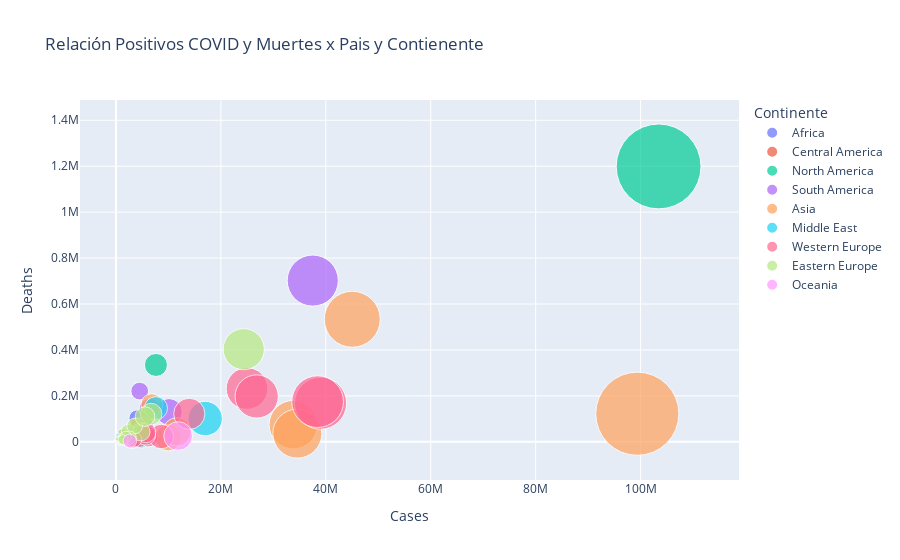

Here is the notebook cell this chart was saved with:
### Code cell
fig2=px.scatter(data,x="Cases",y="Deaths",size="Cases",color="Continente",size_max=60,hover_name="Pais",title="Relación Positivos COVID y Muertes x Pais y Contienente")
fig2.show()

### Figure 1 — Plotly figure (JSON) as saved in the notebook; plotly's stock layout.template omitted (floating-point values rounded to 4 significant figures)
{"data": [{"hovertemplate": "<b>%{hovertext}</b><br><br>Continente=Africa<br>Cases=%{marker.size}<br>Deaths=%{y}<extra></extra>", "hovertext": ["Algeria", "Angola", "Benin", "Botswana", "Burkina Faso", "Burundi", "Cabo Verde", "Cameroon", "Central African Republic", "Chad", "Comoros", "Djibouti", "Equatorial Guinea", "Eritrea", "Eswatini", "Ethiopia", "Gabon", "Gambia", "Ghana", "Guinea", "Guinea-Bissau", "Kenya", "Lesotho", "Liberia", "Libya", "Madagascar", "Malawi", "Mali", "Mauritania", "Mauritius", "Morocco", "Mozambique", "Namibia", "Niger", "Nigeria", "Rwanda", "Senegal", "Seychelles", "Sierra Leone", "Somalia", "South Africa", "South Sudan", "Sudan", "Tanzania", "Togo", "Tunisia", "Uganda", "Zambia", "Zimbabwe", "Réunion", "Mayotte"], "legendgroup": "Africa", "marker": {"color": "#636efa", "size": [272157, 107481, 28036, 330696, 22139, 54569, 64474, 125259, 15441, 7702, 9109, 15690, 17130, 10189, 75356, 501223, 49051, 12627, 172080, 38573, 9614, 344109, 36138, 8090, 507269, 68572, 89168, 33166, 63875, 328335, 1279115, 233843, 172549, 9518, 267189, 133266, 89301, 51891, 7981, 27334, 4072796, 18827, 63993, 43244, 39530, 1153361, 172159, 349871, 266387, 494595, 42027], "sizemode": "area", "sizeref": 28730.0, "symbol": "circle"}, "mode": "markers", "name": "Africa", "orientation": "v", "showlegend": true, "type": "scatter", "x": [272157, 107481, 28036, 330696, 22139, 54569, 64474, 125259, 15441, 7702, 9109, 15690, 17130, 10189, 75356, 501223, 49051, 12627, 172080, 38573, 9614, 344109, 36138, 8090, 507269, 68572, 89168, 33166, 63875, 328335, 1279115, 233843, 172549, 9518, 267189, 133266, 89301, 51891, 7981, 27334, 4072796, 18827, 63993, 43244, 39530, 1153361, 172159, 349871, 266387, 494595, 42027], "xaxis": "x", "y": [6881, 1937, 163, 2801, 400, 15, 417, 1974, 113, 194, 160, 189, 183, 103, 1427, 7574, 307, 372, 1462, 468, 177, 5689, 709, 294, 6437, 1428, 2686, 743, 997, 1074, 16305, 2252, 4110, 315, 3155, 1468, 1972, 172, 126, 1361, 102595, 147, 5046, 846, 290, 29423, 3632, 4078, 5740, 921, 187], "yaxis": "y"}, {"hovertemplate": "<b>%{hovertext}</b><br><br>Continente=Central America<br>Cases=%{marker.size}<br>Deaths=%{y}<extra></extra>", "hovertext": ["Belize", "Costa Rica", "El Salvador", "Guatemala", "Honduras", "Nicaragua", "Panama", "Haiti", "Dominican Republic", "Cuba", "Puerto Rico", "Jamaica", "Trinidad and Tobago", "Bahamas", "Guadeloupe", "Martinique", "Barbados", "Curaçao", "Saint Lucia", "Grenada", "Aruba", "Antigua and Barbuda", "Cayman Islands", "Dominica", "Sint Maarten", "British Virgin Islands", "Caribbean Netherlands", "Anguilla", "Montserrat"], "legendgroup": "Central America", "marker": {"color": "#EF553B", "size": [71416, 1235479, 201948, 1250388, 472904, 16191, 1044914, 34515, 661103, 1113662, 1252713, 157283, 191496, 39127, 203235, 230354, 108798, 45883, 30287, 19693, 44224, 9106, 31472, 16047, 11051, 7557, 11922, 3904, 1403], "sizemode": "area", "sizeref": 28730.0, "symbol": "circle"}, "mode": "markers", "name": "Central America", "orientation": "v", "showlegend": true, "type": "scatter", "x": [71416, 1235479, 201948, 1250388, 472904, 16191, 1044914, 34515, 661103, 1113662, 1252713, 157283, 191496, 39127, 203235, 230354, 108798, 45883, 30287, 19693, 44224, 9106, 31472, 16047, 11051, 7557, 11922, 3904, 1403], "xaxis": "x", "y": [688, 9374, 4230, 20203, 11114, 245, 8754, 860, 4384, 8530, 5938, 3615, 4390, 849, 1021, 1104, 593, 305, 410, 238, 292, 146, 37, 74, 92, 64, 41, 12, 8], "yaxis": "y"}, {"hovertemplate": "<b>%{hovertext}</b><br><br>Continente=North America<br>Cases=%{marker.size}<br>Deaths=%{y}<extra></extra>", "hovertext": ["Canada", "Mexico", "United States", "Bermuda", "Greenland"], "legendgroup": "North America", "marker": {"color": "#00cc96", "size": [4819055, 7621860, 103436829, 18860, 11971], "sizemode": "area", "sizeref": 28730.0, "symbol": "circle"}, "mode": "markers", "name": "North America", "orientation": "v", "showlegend": true, "type": "scatter", "x": [4819055, 7621860, 103436829, 18860, 11971], "xaxis": "x", "y": [55282, 334714, 1199064, 165, 21], "yaxis": "y"}, {"hovertemplate": "<b>%{hovertext}</b><br><br>Continente=South America<br>Cases=%{marker.size}<br>Deaths=%{y}<extra></extra>", "hovertext": ["Argentina", "Bolivia", "Brazil", "Chile", "Colombia", "Ecuador", "Guyana", "Paraguay", "Peru", "Suriname", "Uruguay", "Venezuela", "French Guiana", "Falkland Islands"], "legendgroup": "South America", "marker": {"color": "#ab63fa", "size": [10102262, 1212149, 37511921, 5401806, 6393753, 1078505, 74485, 735759, 4526977, 82502, 1041424, 552695, 98041, 1923], "sizemode": "area", "sizeref": 28730.0, "symbol": "circle"}, "mode": "markers", "name": "South America", "orientation": "v", "showlegend": true, "type": "scatter", "x": [10102262, 1212149, 37511921, 5401806, 6393753, 1078505, 74485, 735759, 4526977, 82502, 1041424, 552695, 98041, 1923], "xaxis": "x", "y": [130671, 22387, 702116, 64482, 142727, 36052, 1302, 19880, 220975, 1406, 7682, 5856, 413, 0], "yaxis": "y"}, {"hovertemplate": "<b>%{hovertext}</b><br><br>Continente=Asia<br>Cases=%{marker.size}<br>Deaths=%{y}<extra></extra>", "hovertext": ["Afghanistan", "Armenia", "Azerbaijan", "Bangladesh", "Bhutan", "Brunei", "Cambodia", "China", "Georgia", "India", "Indonesia", "Japan", "Kazakhstan", "Kyrgyzstan", "Laos", "Malaysia", "Maldives", "Mongolia", "Nepal", "North Korea", "Pakistan", "Philippines", "Singapore", "South Korea", "Sri Lanka", "Taiwan", "Tajikistan", "Thailand", "Timor-Leste", "Turkmenistan", "Uzbekistan", "Vietnam", "Myanmar", "Hong Kong"], "legendgroup": "Asia", "marker": {"color": "#FFA15A", "size": [235214, 452273, 836147, 2051399, 62697, 348487, 139324, 99379706, 1863615, 45043037, 6829549, 33803572, 1504370, 88953, 219060, 5312619, 186694, 1011489, 1003450, 0, 1580631, 4173631, 3006155, 34571873, 672802, 9970937, 17786, 4801275, 23460, 0, 175081, 11624000, 643049, 2876106], "sizemode": "area", "sizeref": 28730.0, "symbol": "circle"}, "mode": "markers", "name": "Asia", "orientation": "v", "showlegend": true, "type": "scatter", "x": [235214, 452273, 836147, 2051399, 62697, 348487, 139324, 99379706, 1863615, 45043037, 6829549, 33803572, 1504370, 88953, 219060, 5312619, 186694, 1011489, 1003450, 0, 1580631, 4173631, 3006155, 34571873, 672802, 9970937, 17786, 4801275, 23460, 0, 175081, 11624000, 643049, 2876106], "xaxis": "x", "y": [7998, 8777, 10353, 29499, 21, 181, 3056, 122351, 17150, 533636, 162059, 74694, 19072, 1024, 671, 37351, 316, 2136, 12031, 0, 30656, 66864, 2024, 35934, 16907, 17672, 125, 34722, 138, 0, 1016, 43206, 19494, 13466], "yaxis": "y"}, {"hovertemplate": "<b>%{hovertext}</b><br><br>Continente=Middle East<br>Cases=%{marker.size}<br>Deaths=%{y}<extra></extra>", "hovertext": ["Bahrain", "Cyprus", "Egypt", "Iran", "Iraq", "Israel", "Jordan", "Kuwait", "Lebanon", "Oman", "Palestine", "Qatar", "Saudi Arabia", "Syria", "United Arab Emirates", "Turkey", "Yemen"], "legendgroup": "Middle East", "marker": {"color": "#19d3f3", "size": [696614, 698847, 516023, 7627863, 2465545, 4841558, 1746997, 667290, 1239904, 399449, 703228, 514524, 841469, 57423, 1067030, 17004724, 11945], "sizemode": "area", "sizeref": 28730.0, "symbol": "circle"}, "mode": "markers", "name": "Middle East", "orientation": "v", "showlegend": true, "type": "scatter", "x": [696614, 698847, 516023, 7627863, 2465545, 4841558, 1746997, 667290, 1239904, 399449, 703228, 514524, 841469, 57423, 1067030, 17004724, 11945], "xaxis": "x", "y": [1536, 1482, 24830, 146837, 25375, 12707, 14122, 2570, 10947, 4628, 5708, 690, 9646, 3163, 2349, 101419, 2159], "yaxis": "y"}, {"hovertemplate": "<b>%{hovertext}</b><br><br>Continente=Western Europe<br>Cases=%{marker.size}<br>Deaths=%{y}<extra></extra>", "hovertext": ["Austria", "Belgium", "France", "Germany", "Ireland", "Liechtenstein", "Luxembourg", "Monaco", "Netherlands", "Switzerland", "United Kingdom", "Italy", "Spain", "Sweden", "Portugal", "Greece", "Denmark", "Finland", "Norway", "Malta", "Iceland", "Isle of Man", "Andorra", "Gibraltar", "San Marino"], "legendgroup": "Western Europe", "marker": {"color": "#FF6692", "size": [6082516, 4878273, 38997490, 38437756, 1746696, 21591, 394254, 17181, 8641668, 4460736, 24985434, 26826486, 13980340, 2759797, 5667254, 5697781, 3439642, 1499712, 1517803, 122967, 210534, 38008, 48015, 20550, 25292], "sizemode": "area", "sizeref": 28730.0, "symbol": "circle"}, "mode": "markers", "name": "Western Europe", "orientation": "v", "showlegend": true, "type": "scatter", "x": [6082516, 4878273, 38997490, 38437756, 1746696, 21591, 394254, 17181, 8641668, 4460736, 24985434, 26826486, 13980340, 2759797, 5667254, 5697781, 3439642, 1499712, 1517803, 122967, 210534, 38008, 48015, 20550, 25292], "xaxis": "x", "y": [22534, 34339, 168091, 174979, 9781, 89, 1000, 67, 22986, 14170, 232112, 197542, 121852, 27630, 28942, 39451, 9808, 11466, 5732, 936, 186, 116, 159, 113, 126], "yaxis": "y"}, {"hovertemplate": "<b>%{hovertext}</b><br><br>Continente=Eastern Europe<br>Cases=%{marker.size}<br>Deaths=%{y}<extra></extra>", "hovertext": ["Albania", "Belarus", "Bosnia and Herzegovina", "Bulgaria", "Croatia", "Czech Republic", "Estonia", "Hungary", "Latvia", "Lithuania", "Moldova", "Montenegro", "North Macedonia", "Poland", "Romania", "Russia", "Serbia", "Slovakia", "Slovenia", "Ukraine"], "legendgroup": "Eastern Europe", "marker": {"color": "#B6E880", "size": [335047, 994037, 403729, 1332982, 1332297, 4769243, 610471, 2231740, 977765, 1379285, 647329, 251280, 351819, 6702201, 3563055, 24355785, 2583470, 1878844, 1357690, 5538518], "sizemode": "area", "sizeref": 28730.0, "symbol": "circle"}, "mode": "markers", "name": "Eastern Europe", "orientation": "v", "showlegend": true, "type": "scatter", "x": [335047, 994037, 403729, 1332982, 1332297, 4769243, 610471, 2231740, 977765, 1379285, 647329, 251280, 351819, 6702201, 3563055, 24355785, 2583470, 1878844, 1357690, 5538518], "xaxis": "x", "y": [3605, 7118, 16396, 38711, 18760, 43531, 2998, 49063, 7475, 9818, 12266, 2654, 9981, 120792, 68893, 403292, 18057, 21230, 9710, 109923], "yaxis": "y"}, {"hovertemplate": "<b>%{hovertext}</b><br><br>Continente=Oceania<br>Cases=%{marker.size}<br>Deaths=%{y}<extra></extra>", "hovertext": ["Australia", "Fiji", "Kiribati", "Marshall Islands", "Nauru", "New Zealand", "Palau", "Papua New Guinea", "Samoa", "Solomon Islands", "Tonga", "Tuvalu", "Vanuatu", "New Caledonia", "French Polynesia", "Guam", "American Samoa", "Northern Mariana Islands", "Cook Islands", "Tokelau", "Niue"], "legendgroup": "Oceania", "marker": {"color": "#FF97FF", "size": [11861161, 69047, 5085, 16297, 5393, 2646131, 6372, 46864, 17057, 25954, 16992, 2943, 12019, 80203, 79440, 52287, 8359, 14972, 7375, 80, 1087], "sizemode": "area", "sizeref": 28730.0, "symbol": "circle"}, "mode": "markers", "name": "Oceania", "orientation": "v", "showlegend": true, "type": "scatter", "x": [11861161, 69047, 5085, 16297, 5393, 2646131, 6372, 46864, 17057, 25954, 16992, 2943, 12019, 80203, 79440, 52287, 8359, 14972, 7375, 80, 1087], "xaxis": "x", "y": [25236, 885, 24, 17, 1, 4403, 10, 670, 31, 199, 13, 1, 14, 314, 650, 419, 34, 41, 2, 0, 0], "yaxis": "y"}], "layout": {"legend": {"itemsizing": "constant", "title": {"text": "Continente"}, "tracegroupgap": 0}, "title": {"text": "Relación Positivos COVID y Muertes x Pais y Contienente"}, "xaxis": {"anchor": "y", "domain": [0, 1], "title": {"text": "Cases"}}, "yaxis": {"anchor": "x", "domain": [0, 1], "title": {"text": "Deaths"}}}}
